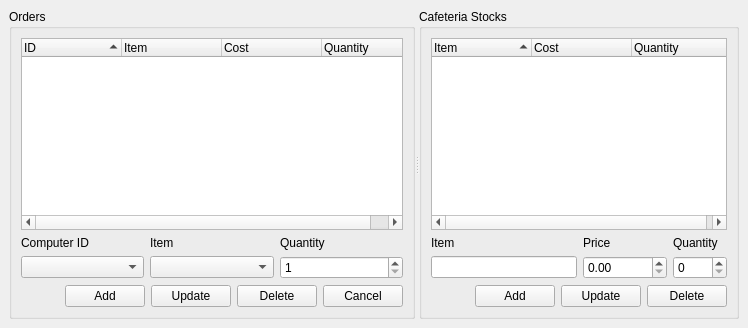
      <widget class="QWidget" name="tab_4" >
       <attribute name="title" >
        <string>Orders</string>
       </attribute>
       <layout class="QGridLayout" >
        <property name="margin" >
         <number>9</number>
        </property>
        <property name="spacing" >
         <number>6</number>
        </property>
        <item row="0" column="0" >
         <widget class="QSplitter" name="splitter" >
          <property name="orientation" >
           <enum>Qt::Horizontal</enum>
          </property>
          <widget class="QGroupBox" name="groupBox_2" >
           <property name="title" >
            <string>Orders</string>
           </property>
           <layout class="QGridLayout" >
            <property name="margin" >
             <number>9</number>
            </property>
            <property name="spacing" >
             <number>6</number>
            </property>
            <item row="1" column="0" colspan="5" >
             <layout class="QGridLayout" >
              <property name="margin" >
               <number>0</number>
              </property>
              <property name="spacing" >
               <number>6</number>
              </property>
              <item row="0" column="1" >
               <widget class="QLabel" name="label_8" >
                <property name="text" >
                 <string>Item</string>
                </property>
               </widget>
              </item>
              <item row="1" column="0" >
               <widget class="QComboBox" name="orders_idComboBox" />
              </item>
              <item row="0" column="0" >
               <widget class="QLabel" name="label_7" >
                <property name="text" >
                 <string>Computer ID</string>
                </property>
               </widget>
              </item>
              <item row="0" column="2" >
               <widget class="QLabel" name="label_9" >
                <property name="text" >
                 <string>Quantity</string>
                </property>
               </widget>
              </item>
              <item row="1" column="1" >
               <widget class="QComboBox" name="orders_itemComboBox" />
              </item>
              <item row="1" column="2" >
               <widget class="QSpinBox" name="orders_spinBox_1" >
                <property name="minimum" >
                 <number>1</number>
                </property>
               </widget>
              </item>
             </layout>
            </item>
            <item row="0" column="0" colspan="5" >
             <widget class="QTreeWidget" name="orders_treeWidget_1" >
              <property name="rootIsDecorated" >
               <bool>false</bool>
              </property>
              <property name="sortingEnabled" >
               <bool>true</bool>
              </property>
              <column>
               <property name="text" >
                <string>ID</string>
               </property>
              </column>
              <column>
               <property name="text" >
                <string>Item</string>
               </property>
              </column>
              <column>
               <property name="text" >
                <string>Cost</string>
               </property>
              </column>
              <column>
               <property name="text" >
                <string>Quantity</string>
               </property>
              </column>
             </widget>
            </item>
            <item row="2" column="4" >
             <widget class="QPushButton" name="orders_cancelButton_1" >
              <property name="text" >
               <string>Cancel</string>
              </property>
              <property name="icon" >
               <iconset>../../data/icons/button_cancel.png</iconset>
              </property>
             </widget>
            </item>
            <item row="2" column="3" >
             <widget class="QPushButton" name="orders_deleteButton_1" >
              <property name="text" >
               <string>Delete</string>
              </property>
              <property name="icon" >
               <iconset>../../data/icons/edit_remove.png</iconset>
              </property>
             </widget>
            </item>
            <item row="2" column="2" >
             <widget class="QPushButton" name="orders_updateButton_1" >
              <property name="text" >
               <string>Update</string>
              </property>
              <property name="icon" >
               <iconset>../../data/icons/reload.png</iconset>
              </property>
             </widget>
            </item>
            <item row="2" column="1" >
             <widget class="QPushButton" name="orders_addButton_1" >
              <property name="text" >
               <string>Add</string>
              </property>
              <property name="icon" >
               <iconset>../../data/icons/edit_add.png</iconset>
              </property>
             </widget>
            </item>
            <item row="2" column="0" >
             <spacer>
              <property name="orientation" >
               <enum>Qt::Horizontal</enum>
              </property>
              <property name="sizeHint" >
               <size>
                <width>40</width>
                <height>20</height>
               </size>
              </property>
             </spacer>
            </item>
           </layout>
          </widget>
          <widget class="QGroupBox" name="groupBox_3" >
           <property name="title" >
            <string>Cafeteria Stocks</string>
           </property>
           <layout class="QGridLayout" >
            <property name="margin" >
             <number>9</number>
            </property>
            <property name="spacing" >
             <number>6</number>
            </property>
            <item row="0" column="0" colspan="4" >
             <widget class="QTreeWidget" name="orders_treeWidget_2" >
              <property name="rootIsDecorated" >
               <bool>false</bool>
              </property>
              <property name="sortingEnabled" >
               <bool>true</bool>
              </property>
              <column>
               <property name="text" >
                <string>Item</string>
               </property>
              </column>
              <column>
               <property name="text" >
                <string>Cost</string>
               </property>
              </column>
              <column>
               <property name="text" >
                <string>Quantity</string>
               </property>
              </column>
             </widget>
            </item>
            <item row="1" column="0" colspan="4" >
             <layout class="QGridLayout" >
              <property name="margin" >
               <number>0</number>
              </property>
              <property name="spacing" >
               <number>6</number>
              </property>
              <item row="1" column="0" >
               <widget class="QLineEdit" name="orders_itemLineEdit" />
              </item>
              <item row="0" column="2" >
               <widget class="QLabel" name="label_6" >
                <property name="text" >
                 <string>Quantity</string>
                </property>
               </widget>
              </item>
              <item row="0" column="1" >
               <widget class="QLabel" name="label_5" >
                <property name="text" >
                 <string>Price</string>
                </property>
               </widget>
              </item>
              <item row="0" column="0" >
               <widget class="QLabel" name="label_4" >
                <property name="text" >
                 <string>Item</string>
                </property>
               </widget>
              </item>
              <item row="1" column="2" >
               <widget class="QSpinBox" name="orders_spinBox_3" >
                <property name="maximum" >
                 <number>5000</number>
                </property>
               </widget>
              </item>
              <item row="1" column="1" >
               <widget class="QDoubleSpinBox" name="orders_spinBox_2" >
                <property name="maximum" >
                 <double>1000000000.000000000000000</double>
                </property>
               </widget>
              </item>
             </layout>
            </item>
            <item row="2" column="0" >
             <spacer>
              <property name="orientation" >
               <enum>Qt::Horizontal</enum>
              </property>
              <property name="sizeHint" >
               <size>
                <width>40</width>
                <height>20</height>
               </size>
              </property>
             </spacer>
            </item>
            <item row="2" column="1" >
             <widget class="QPushButton" name="orders_addButton_2" >
              <property name="text" >
               <string>Add</string>
              </property>
              <property name="icon" >
               <iconset>../../data/icons/edit_add.png</iconset>
              </property>
             </widget>
            </item>
            <item row="2" column="2" >
             <widget class="QPushButton" name="orders_updateButton_2" >
              <property name="text" >
               <string>Update</string>
              </property>
              <property name="icon" >
               <iconset>../../data/icons/reload.png</iconset>
              </property>
             </widget>
            </item>
            <item row="2" column="3" >
             <widget class="QPushButton" name="orders_deleteButton_2" >
              <property name="text" >
               <string>Delete</string>
              </property>
              <property name="icon" >
               <iconset>../../data/icons/edit_remove.png</iconset>
              </property>
             </widget>
            </item>
           </layout>
          </widget>
         </widget>
        </item>
       </layout>
      </widget>
